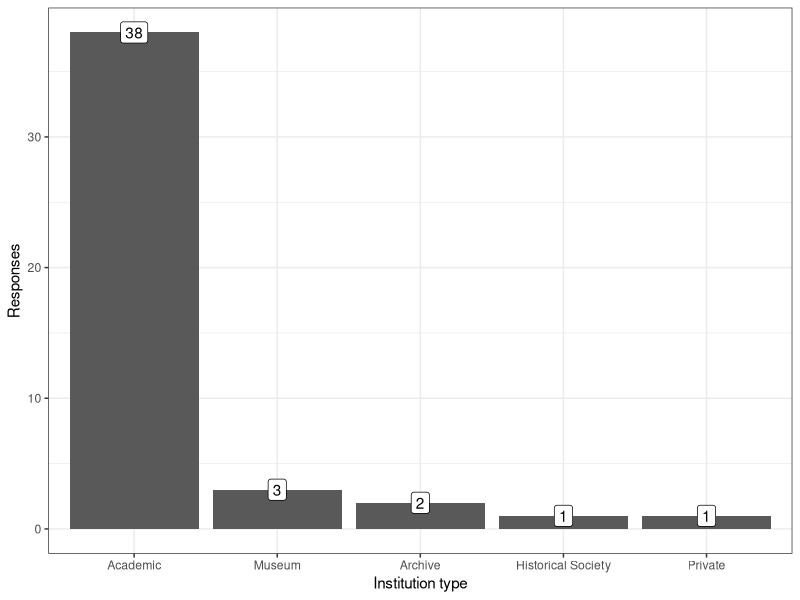
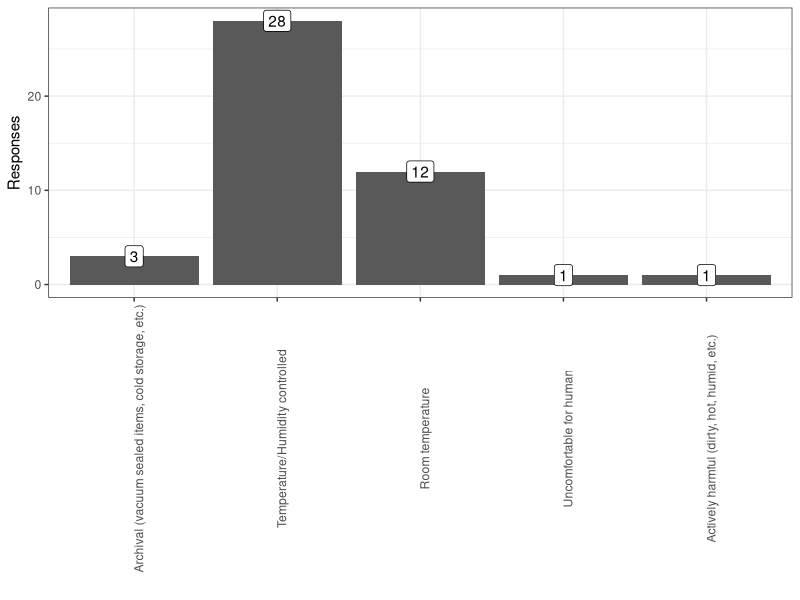
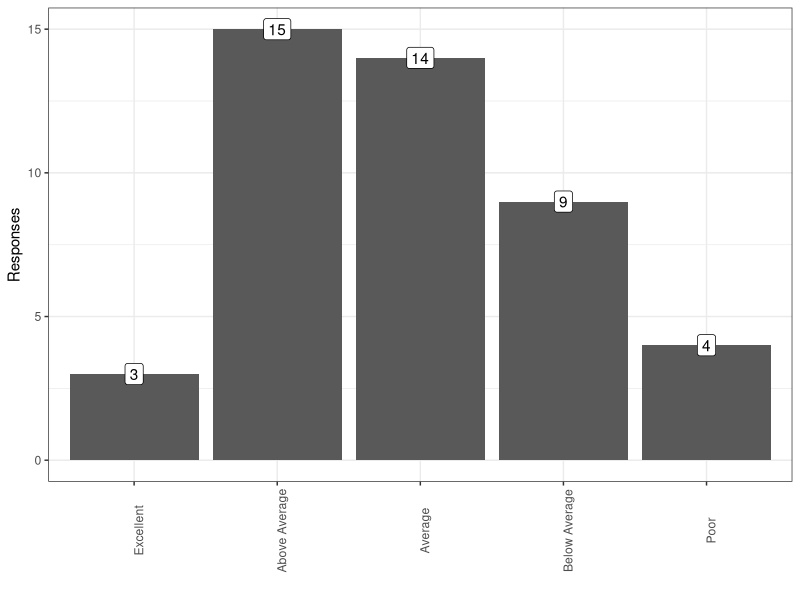
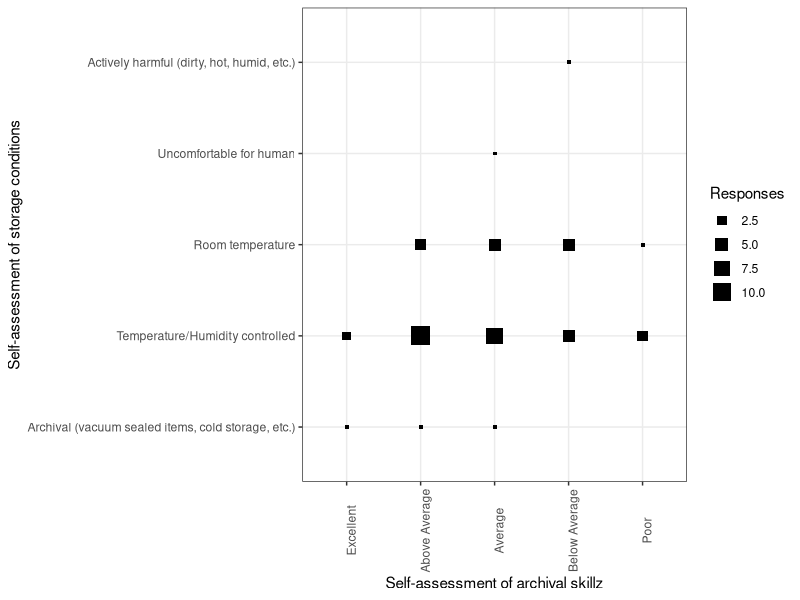
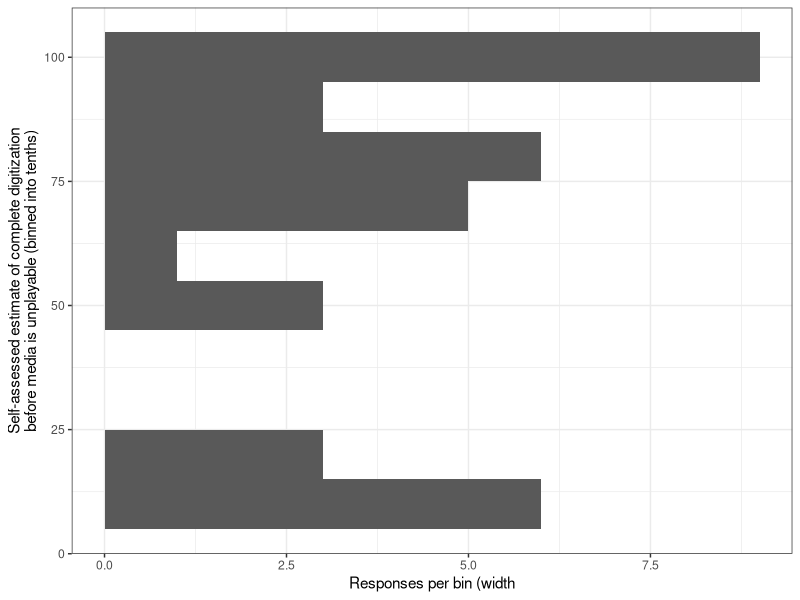
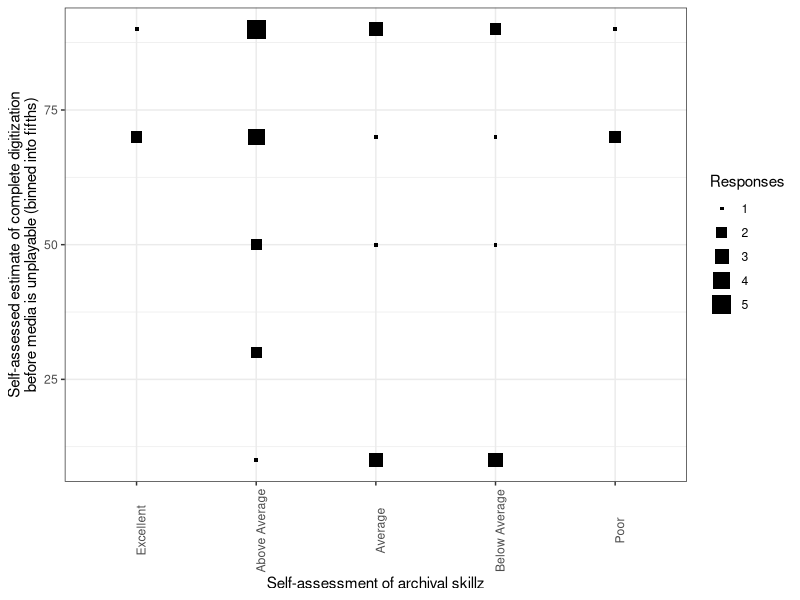
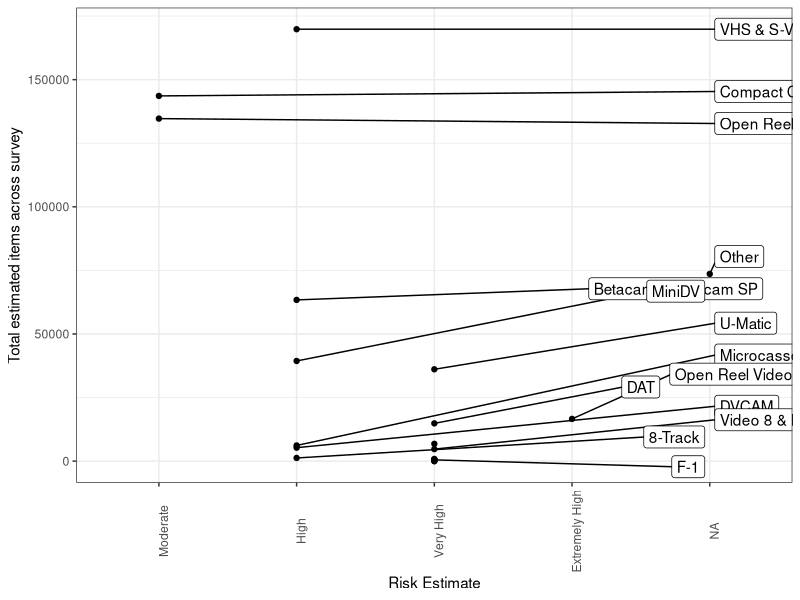
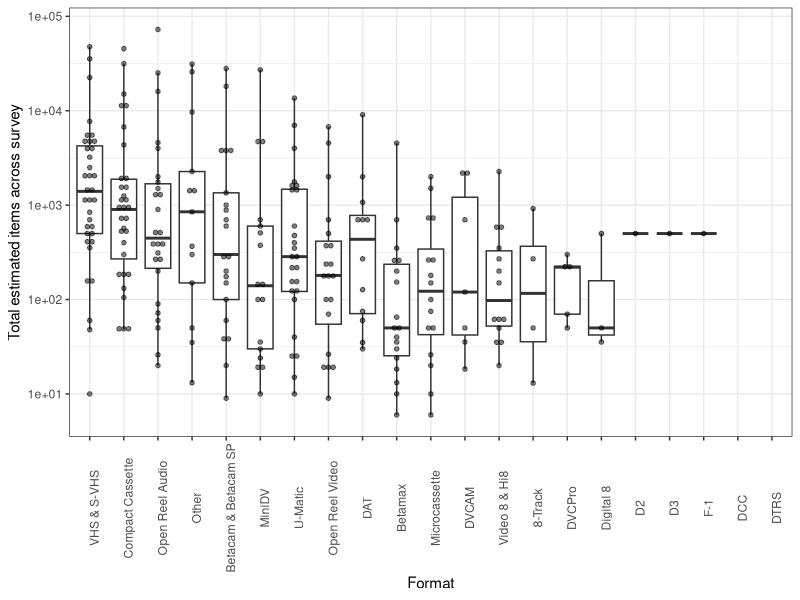

Write R code to recreate these figures, in order. (Note: this script raises an error after producing the figures.)
## ---- chunk 1
knitr::opts_chunk$set(echo=F,message=F,error=T,warning=F)
## ---- chunk 2
library(tidyverse)
library(ggrepel)
library(ComplexHeatmap)
library(circlize)
## ---- chunk 3
raw_datar <- read_csv("survey_data_2019.csv" ,
    col_names=c(
        "Key","State","InstitutionType","TotalItems",
        "StorageConditions",
        "Unstructured_StorageHistory",
        "Unstructured_CompletionEstimate",
        "PercentDigitizedBeforeUnplayable",
        "PracticeSelfAssesment",
        "Percentage_Open Reel Video","Percentage_U-Matic","Percentage_Betamax",
        "Percentage_VHS & S-VHS","Percentage_Betacam & Betacam SP",
        "Percentage_Video 8 & Hi8","Percentage_D2","Percentage_D3",
        "Percentage_DVCAM","Percentage_MiniDV","Percentage_DVCPro",
        "Percentage_Digital 8","Percentage_Open Reel Audio",
        "Percentage_Compact Cassette","Percentage_Microcassette",
        "Percentage_DAT","Percentage_DTRS","Percentage_F-1","Percentage_DCC",
        "Percentage_8-Track","Percentage_Other"),
    skip=1
    ) %>%
    mutate(PercentDigitizedBeforeUnplayable=sub("%","",
            PercentDigitizedBeforeUnplayable)
        )
all_responses <- raw_datar

risk_factors <- read_tsv("risk_assesment.tsv") %>%
    mutate(Risk=factor(Risk,
            levels=c("Low","Moderate","High","Very High","Extremely High")
        )   ) 

tdatar <- all_responses %>%
    gather(Format,Percentage,starts_with("Percentage_")) %>%
    mutate(Percentage=as.numeric(sub("%","",Percentage))) %>%
    mutate(EstItemCount=TotalItems*Percentage/100) %>%
    mutate(FormatName=sub("Percentage_","",Format)) %>% 
    left_join(risk_factors%>%rename(FormatName=Format),by="FormatName")

## ---- chunk 4
all_responses %>%
    {
    ggplot(.)+theme_bw()+
    aes(x=InstitutionType)+
    geom_bar()+
    scale_x_discrete(limits=names(sort(table(.$InstitutionType),decreasing=T)))+
    geom_label(aes(label=..count..,y=..count..),stat="count")+
    xlab("Institution type")+
    ylab("Responses")
    }
## ---- chunk 5
all_responses %>%
    filter(!is.na(StorageConditions)) %>%
    {
    ggplot(.)+theme_bw()+
    aes(x=StorageConditions)+
    geom_bar()+
    scale_x_discrete(limits=c(
            "Archival (vacuum sealed items, cold storage, etc.)",
            "Temperature/Humidity controlled",
            "Room temperature",
            "Uncomfortable for human",
            "Actively harmful (dirty, hot, humid, etc.)"
            )
        )+
    geom_label(aes(label=..count..,y=..count..),stat="count")+
    theme(axis.text.x=element_text(angle=90))+
    xlab("")+
    ylab("Responses")
    }
## ---- chunk 6
all_responses %>%
    filter(!is.na(PracticeSelfAssesment)) %>%
    {
    ggplot(.)+theme_bw()+
    aes(x=PracticeSelfAssesment)+
    geom_bar()+
    scale_x_discrete(limits=c(
            "Excellent",
            "Above Average",
            "Average",
            "Below Average",
            "Poor"
            )
        )+
    geom_label(aes(label=..count..,y=..count..),stat="count")+
    theme(axis.text.x=element_text(angle=90))+
    xlab("")+
    ylab("Responses")
    }
## ---- chunk 7
all_responses %>%
    filter(!is.na(PracticeSelfAssesment)) %>%
    filter(!is.na(StorageConditions)) %>%
    {
    ggplot(.)+theme_bw()+
    aes(x=PracticeSelfAssesment,y=StorageConditions)+
    stat_bin2d(geom="point",aes(size=..count..),shape=15)+
    guides(fill=F)+
    scale_x_discrete(limits=c(
            "Excellent",
            "Above Average",
            "Average",
            "Below Average",
            "Poor"
            )
        )+
    scale_y_discrete(limits=c(
            "Archival (vacuum sealed items, cold storage, etc.)",
            "Temperature/Humidity controlled",
            "Room temperature",
            "Uncomfortable for human",
            "Actively harmful (dirty, hot, humid, etc.)"
            )
        )+
    scale_size("Responses")+
    theme(axis.text.x=element_text(angle=90))+
    xlab("Self-assessment of archival skillz")+
    ylab("Self-assessment of storage conditions")
    }
## ---- chunk 8
all_responses %>%
    filter(!is.na(PercentDigitizedBeforeUnplayable)) %>%
    {
    ggplot(.)+theme_bw()+
    aes(x=as.numeric(PercentDigitizedBeforeUnplayable))+
    stat_bin(binwidth=10,geom="bar")+
    xlab("Self-assessed estimate of complete digitization\nbefore media is unplayable (binned into tenths)")+
    ylab("Responses per bin (width")+
    coord_flip()
    }
## ---- chunk 9
all_responses %>%
    filter(!is.na(PracticeSelfAssesment)) %>%
    filter(!is.na(PercentDigitizedBeforeUnplayable)) %>%
    {
    ggplot(.)+theme_bw()+
    aes(x=PracticeSelfAssesment,y=as.numeric(PercentDigitizedBeforeUnplayable))+
    stat_bin2d(geom="point",aes(size=..count..),shape=15,binwidth=c(1,20))+
    guides(fill=F)+
    scale_x_discrete(limits=c(
            "Excellent",
            "Above Average",
            "Average",
            "Below Average",
            "Poor"
            )
        )+
    scale_size("Responses")+
    theme(axis.text.x=element_text(angle=90))+
    xlab("Self-assessment of archival skillz")+
    ylab("Self-assessed estimate of complete digitization\nbefore media is unplayable (binned into fifths)")
    }
## ---- chunk 10
tdatar %>% 
    ggplot()+theme_bw()+
    aes(x=Risk,group=FormatName,weight=EstItemCount,label=FormatName)+
    geom_point(stat="count")+
    geom_label_repel(stat="count")+
    theme(axis.text.x=element_text(angle=90))+
    ylab("Total estimated items across survey")+
    xlab("Risk Estimate")
## ---- chunk 11
tdatar %>% 
    {
    ggplot(.)+theme_bw()+
    aes(x=FormatName,y=EstItemCount)+
    geom_boxplot(outlier.alpha=0)+
    geom_dotplot(binaxis="y",stackdir="center",dotsize=1.0,alpha=0.5,binwidth=0.05)+
    scale_y_log10()+
    scale_x_discrete(limits=group_by(.,FormatName)%>%summarize(z=sum(EstItemCount,na.rm=T))%>%arrange(-z)%>%pull(FormatName))+
    theme(axis.text.x=element_text(angle=90))+
    ylab("Total estimated items across survey")+
    xlab("Format")
    }
## ---- chunk 12
# Notice this one is cropping out one observation of a fraction of a fraction of
# a percentage of "Other" media.
tdatar %>% 
    {
    ggplot(.)+theme_bw()+
    aes(x=FormatName,y=Percentage)+
    geom_boxplot(outlier.alpha=0)+
    geom_dotplot(binaxis="y",stackdir="center",dotsize=1.0,alpha=0.5,binwidth=0.05)+
    scale_y_log10(limits=c(1,NA))+
    scale_x_discrete(limits=group_by(.,FormatName)%>%summarize(z=sum(Percentage,na.rm=T))%>%arrange(-z)%>%pull(FormatName))+
    theme(axis.text.x=element_text(angle=90))+
    ylab("Percentage of collection that is that item")+
    xlab("Format")
    }
## ---- chunk 13
heatmap_datar_counts <- tdatar %>% 
    filter(EstItemCount>0) %>%
    select(Key,State,InstitutionType,TotalItems,FormatName,EstItemCount) %>%
    spread(FormatName,EstItemCount,fill=0)

counts_valz <- log10(unlist(heatmap_datar_counts[,-c(1,2,3,4)])+1)

col_ann <- risk_factors %>% rename(FormatName=Format) %>% as.data.frame()
rownames(col_ann) <- col_ann[[1]]
col_ann <- col_ann %>% select(-FormatName) %>% rename(`Format Risk`=Risk)

risk_annotation <- HeatmapAnnotation(
    `Format Risk`=col_ann$`Format Risk`,
    col=list(`Format Risk`=c(
            `Extremely High`="#7b3294",`Very High`="#c2a5cf",
            `High`="#a6dba0",`Moderate`="#008837"
    )   )   )
the_heatmap <- Heatmap(
    log10(heatmap_datar_counts[,-c(1,2,3,4)]+1),
    top_annotation=risk_annotation,
    col=colorRamp2(
        c(min(counts_valz),median(counts_valz),max(counts_valz)),
        c("#ffffff", "#fefefe", "#000000")
        ),
    heatmap_legend_param = list(
        title="Item counts", 
        at=log10(c(10+1,1000+1,1e4+1,5e4+1)),
        labels=c(10,1000,1e4,5e4),
        legend_height = unit(6, "cm"),
        heatmap_legend_side="bottom"
        )
    )
ht_list <- the_heatmap 
g <- draw(ht_list, heatmap_legend_side = "right", annotation_legend_side = "right")
## ---- chunk 14
heatmap_datar_frac <- tdatar %>% 
    filter(EstItemCount>0) %>%
    select(Key,State,InstitutionType,TotalItems,FormatName,Percentage) %>%
    mutate(Fraction=Percentage/100)%>%
    select(-Percentage) %>%
    spread(FormatName,Fraction,fill=0)

#TotalItems,StorageConditions,PercentDigitizedBeforeUnplayable,PracticeSelfAssessment,

frac_valz <- unlist(heatmap_datar_frac[,-c(1,2,3,4)])

col_ann <- risk_factors %>% rename(FormatName=Format) %>% as.data.frame()
rownames(col_ann) <- col_ann[[1]]
col_ann <- col_ann %>% select(-FormatName) %>% rename(`Format Risk`=Risk)

risk_annotation <- HeatmapAnnotation(
    `Format Risk`=col_ann$`Format Risk`,
    col=list(
        `Format Risk`=c(
            `Extremely High`="#7b3294",`Very High`="#c2a5cf",
            `High`="#a6dba0",`Moderate`="#008837"
            )
    )   )
the_heatmap <- Heatmap(
    log10(heatmap_datar_frac[,-c(1,2,3,4)]+.001),
    top_annotation=risk_annotation,
    col=colorRamp2(
        log10(c(min(frac_valz),median(frac_valz),max(frac_valz))+.001),
        c("#ffffff", "#fefefe", "#000000")
        ),
    heatmap_legend_param = list(
        title="Fraction of\ncollection", 
        at=log10(c(0,0.05,0.1,0.30)+0.001),
        labels=c("1%","5%","10%","30%"),
        legend_height = unit(6, "cm"),
        heatmap_legend_side="bottom"
        )
    )
ht_list <- the_heatmap 
g <- draw(ht_list, heatmap_legend_side = "right", annotation_legend_side = "right")



## ---- chunk 15
pca_datar <- tdatar %>% select(Key,TotalItems,FormatName,EstItemCount) %>%
    spread(FormatName,EstItemCount,fill=0)

matrix_by_inst <- as.matrix(pca_datar[,-c(1,2)])
rownames(matrix_by_inst) <- pca_datar[,1][[1]]
cluster_inst <- hclust(dist(scale(matrix_by_inst))) 
matrix_by_media <- t(as.matrix(pca_datar[,-c(1,2)]))
cluster_media <- hclust(dist(scale(matrix_by_media)))
## ---- chunk 16
pca_media <- prcomp(t(matrix_by_media[apply(matrix_by_media,1,sum)>0,]),center=T,scale=T)

media_pca_plot <- pca_media$rotation %>% 
    {bind_cols(tibble(Format=rownames(.)),as.tibble(.))} %>%
    select(Format,PC1,PC2,PC3,PC4,PC5,PC6) %>% 
    ggplot()+theme_bw()+
    aes(label=Format)+
    geom_point()+
    geom_label_repel()
media_pca_plot + aes(x=PC1,y=PC2)
## ---- chunk 17
media_pca_plot + aes(x=PC3,y=PC4)
## ---- chunk 18
pca_inst <- prcomp(t(matrix_by_inst[apply(matrix_by_inst,1,sum)>0,] ),center=T,scale=T)
percent_varz <- signif(pca_inst$sdev / sum(pca_inst$sdev) * 100,3)

filtered_mbi <- matrix_by_inst[apply(matrix_by_inst,1,sum)>0,]

pdatar <- pca_inst$rotation %>% 
    {bind_cols(tibble(Key=rownames(.)),as.tibble(.))} %>%
    select(Key,PC1,PC2,PC3,PC4,PC5,PC6) %>% 
    left_join(all_responses%>%mutate(Key=as.character(Key)),by="Key") 

inst_pca_plot <- pdatar %>%
    ggplot()+theme_bw()+
    aes(label=Key)+
    geom_point()+
    geom_label_repel()
pc12 <- inst_pca_plot+aes(x=PC1,y=PC2)+
    xlab(paste0("PC1 ",percent_varz[1],"% variance"))+
    ylab(paste0("PC2 ",percent_varz[2],"% variance"))
pc34 <- inst_pca_plot + aes(x=PC3,y=PC4)+
    xlab(paste0("PC3 ",percent_varz[3],"% variance"))+
    ylab(paste0("PC4 ",percent_varz[4],"% variance"))
pc56 <- inst_pca_plot + aes(x=PC5,y=PC6)+
    xlab(paste0("PC5 ",percent_varz[5],"% variance"))+
    ylab(paste0("PC6 ",percent_varz[6],"% variance"))

pc12+aes(fill=InstitutionType)
pc34+aes(fill=InstitutionType)
pc56+aes(fill=InstitutionType)
## ---- chunk 19
z <- apply(pca_inst$rotation[,1:6],2,
    function(x){
       lapply(apply(filtered_mbi,2,cor.test,x,method="pearson"),
            function(y){
                data.frame(pval=y$p.value,est=y$estimate)
            })
    })
rez <- data.frame(PC=NA,Format=NA,pval=NA,est=NA)
for (i in names(z)) {
    for (j in names(z[i][[1]])) {
        rez <- rbind(rez,cbind(data.frame(PC=i,Format=j),z[i][[1]][j][[1]]))
    }
}
rez <- rez[-1,]
# god that's ugly, I forgot how to do a for loop for a bit there
ggplot(rez)+theme_bw()+
    aes(label=Format,x=-log10(pval),y=est)+
    facet_wrap(~PC)+
    geom_point()+
    geom_label_repel(data=subset(rez,pval<0.05))
## ---- chunk 20
pc14 <- inst_pca_plot+aes(x=PC1,y=PC4,fill=as.numeric(sub("%","",Percentage_Other)))+
    xlab(paste0("PC1 ",percent_varz[1],"% variance"))+
    ylab(paste0("PC4 ",percent_varz[4],"% variance"))+
    scale_fill_distiller("Other",palette="Spectral",na.value="lightblue")
pc14

pc23 <- inst_pca_plot + aes(x=PC2,y=PC3)+
    xlab(paste0("PC2 ",percent_varz[2],"% variance"))+
    ylab(paste0("PC3 ",percent_varz[3],"% variance"))

pc23+aes(fill=as.numeric(sub("%","",`Percentage_Other`)))+
    scale_fill_distiller("Other",palette="Spectral",na.value="lightblue")

pc23+aes(fill=0+
        as.numeric(sub("%","",`Percentage_U-Matic`))+
        as.numeric(sub("%","",`Percentage_Betacam & Betacam SP`))
        )+
    scale_fill_distiller("Umatic or Betacam",palette="Spectral",na.value="lightblue")

## ---- chunk 21
z <- apply(pca_inst$rotation[,1:6],2,
    function(x){
       lapply(apply(filtered_mbi,2,cor.test,x,method="spearman"),
            function(y){
                data.frame(pval=y$p.value,est=y$estimate)
            })
    })
rez <- data.frame(PC=NA,Format=NA,pval=NA,est=NA)
for (i in names(z)) {
    for (j in names(z[i][[1]])) {
        rez <- rbind(rez,cbind(data.frame(PC=i,Format=j),z[i][[1]][j][[1]]))
    }
}
rez <- rez[-1,]
# god that's ugly, I forgot how to do a for loop for a bit there
ggplot(rez)+theme_bw()+
    aes(label=Format,x=-log10(pval),y=est)+
    facet_wrap(~PC)+
    geom_point()+
    geom_label_repel(data=subset(rez,pval<0.05))
